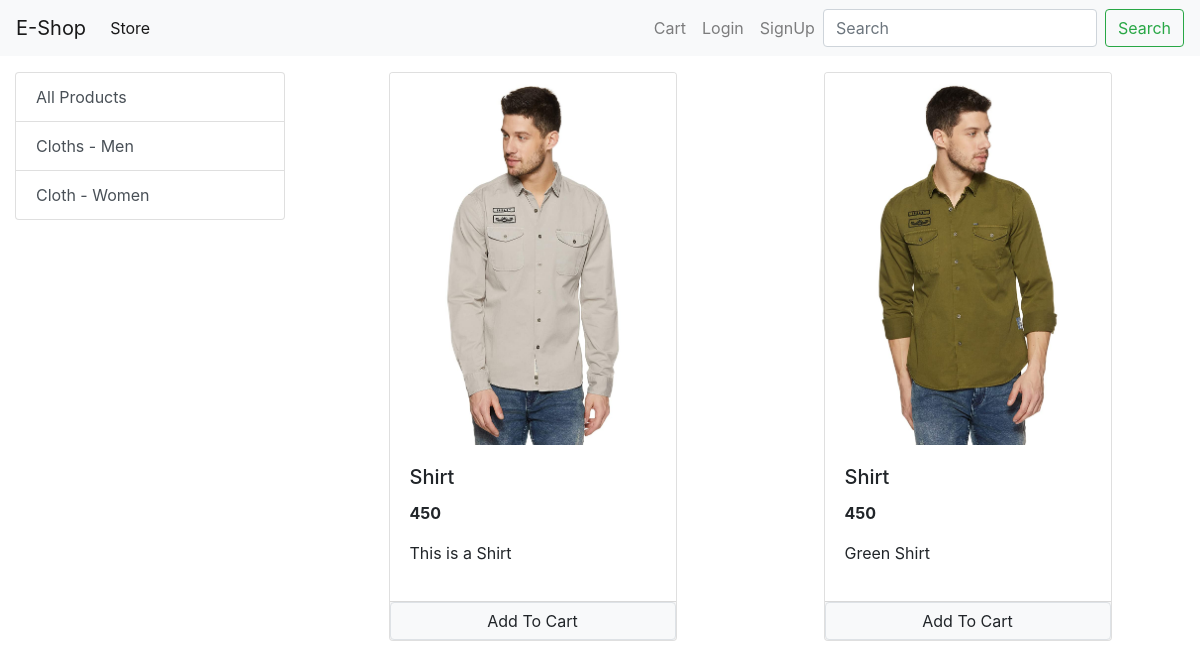
/?category=1, run on the app's committed database.
### store/models/category.py (models this page shows, shortened)
class Category(models.Model):
    name = models.CharField(max_length=20)
    @staticmethod
    def get_all_category():
        return Category.objects.all()

### store/models/product.py (models this page shows, shortened)
class Product(models.Model):
    name = models.CharField(max_length=50)
    price = models.IntegerField(default=0)
    category = models.ForeignKey(Category, on_delete=models.CASCADE, default=1)
    description = models.CharField(max_length=200, default=' ')
    image = models.ImageField(upload_to='uploads/products/')
    @staticmethod
    def get_all_products_by_category_id(category_id):
        if category_id:
            return Product.objects.filter(category = category_id)
        else:
            return Product.get_all_products()

### store/views/home.py (the view, shortened to what this page needs)
# urls.py: path('', home.Index.as_view(), name="index_page"),
class Index(View):
    def get(self, request):
        cart = request.session.get('cart')
        if not cart:
            request.session['cart'] = {}
        products = None
        categorys = Category.get_all_category()
        categoryID = request.GET.get('category')
        if categoryID:
            products = Product.get_all_products_by_category_id(categoryID)
        else:
            products = Product.get_all_products()
        data = {}
        data['products'] = products
        data['categorys'] = categorys
        print(request.session.get('email'))
        return render(request, 'index.html', data)

### store/templatetags/cart.py (called while the page is built)
@register.filter(name='is_in_cart')
def is_in_cart(product, cart):
    if str(product.id) in cart:
        return True
    return False

### store/templates/index.html (shortened to what this page needs)
{% extends 'base.html' %}
{% block content %}
{% load cart %}
<div class="container-fluid mt-3">
  <div class="row">
    <div class="col-lg-3 mx-auto">
      <div class="list-group">
        <a href="/" class="list-group-item list-group-item-action">All Products</a>
        {% for category in categorys %}
        <a href="/?category={{category.id}}" class="list-group-item list-group-item-action">{{category.name}}</a>
        {% endfor %}
      </div>
    </div>
    <div id='products' class='col-lg-9 mx-auto'>
        <div class="row mx-auto">
          {% for product in products %}
          <div class= "card mx-auto mb-3" id='{{product.id}}' style="width: 18rem;">
            <img src="{{product.image.url}}" class="card-img-top" alt="...">
            <div class="card-body">
              <h5 class="card-title">{{product.name}}</h5>
              <p class="card-text"><b>{{product.price}}</b></p>
              <p>{{product.description}}</p>
            </div>
            <div class="card-footer p-0 ">
              {% if product|is_in_cart:request.session.cart %}
              <div class="row no-gutters">
                <form action="/#{{product.id}}" method="post" class="col-2">
                  {% csrf_token %}
                  <input hidden type="text" name ="product" value="{{product.id}}">
                  <input hidden type="text" name ="minus" value=True>
                  <input type="submit" value=" - " class='btn btn-block btn-secondary'>
                </form>
                <div class="text-center col">{{product|quantity_in_cart:request.session.cart}} in Cart</div>
                <form action="/#{{product.id}}" method="post" class="col-2">
                  {% csrf_token %}
                  <input hidden type="text" name ="product" value="{{product.id}}">
                  <input type="submit" value=' + ' class=' btn btn-block btn-secondary'>
                </form>
            </div>
              {% else %}
              <form action="/#{{product.id}}" method="POST" class="btn-block">
              <input type="submit" href="#" class=" float-right btn btn-light border form-control" value="Add To Cart">
              </form>
              {% endif %}
          </div>
          </div>
          {% endfor %}
      </div>
  </div>
    </div>
  </div>
    {% endblock %}

### data on the page
Category: name "Cloths - Men"
Category: name "Cloth - Women"
Product: {{ product.id }} 1 (drawn), image (picture), name "Shirt", price "450", description "This is a Shirt"
Product: image (picture), name "Shirt", price "450", description "Green Shirt"
